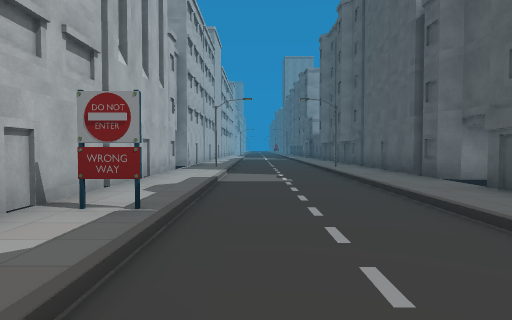
view 1 (above)

16 first-person views from a walk through a scene from a Unity 3-D project. The camera is 1.4 m above the floor, tilts 2° down and sees 75° across. The floor is counted in squares, 2 m on a side. Each view is taken from the middle of a square. On the plan, view 1 faces up. The plan holds only what a view shows up to about 10 squares ahead; the rest is blank. The place goes on beyond the plan. The player character is not drawn. Some surface patterns are stand-ins.

view 2
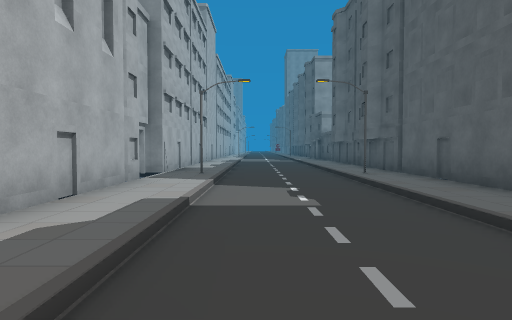

view 3
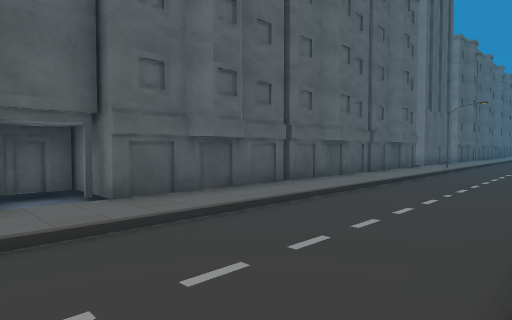

view 4
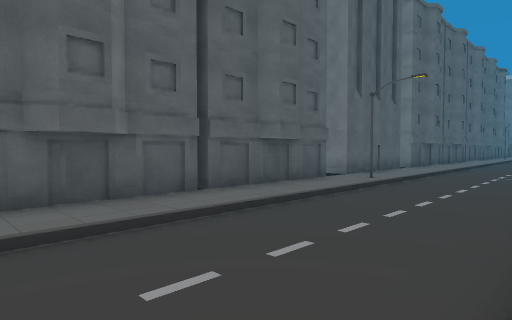

view 5
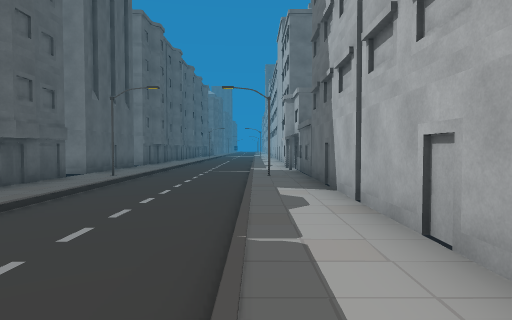

view 6
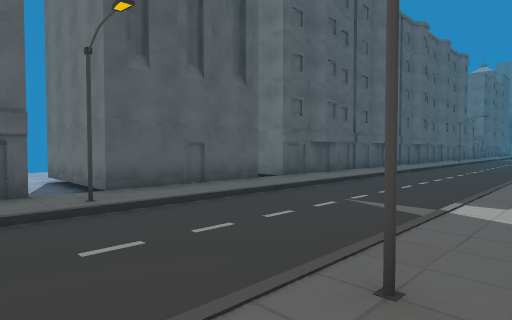

view 7
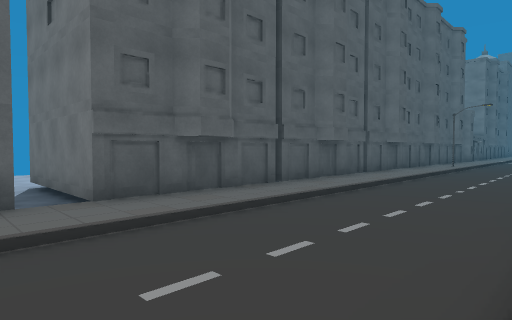

view 8
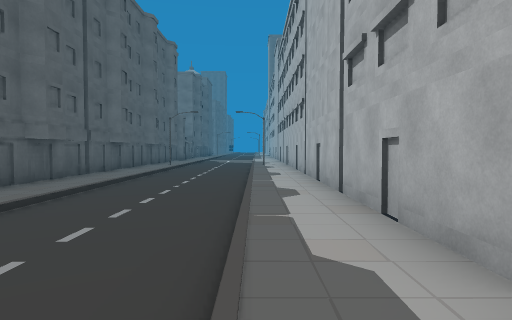

view 9
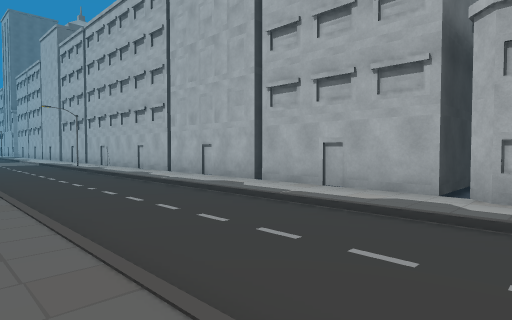

view 10
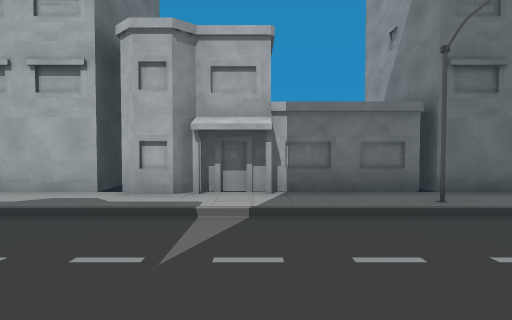

view 11
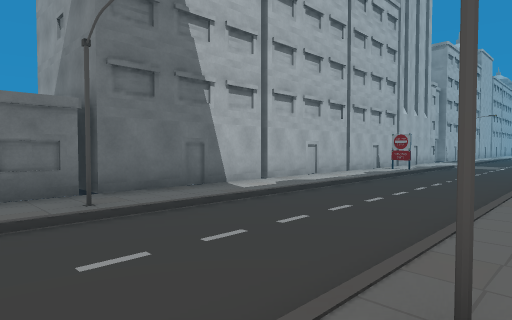

view 12
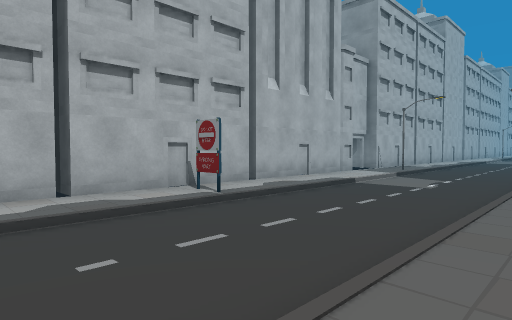

view 13
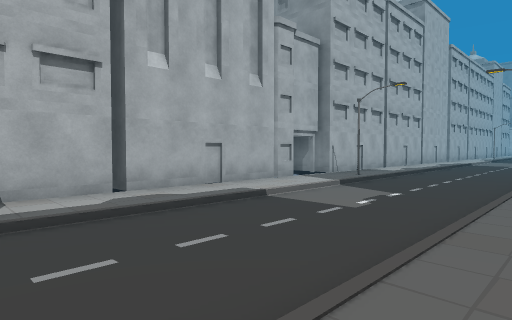

view 14
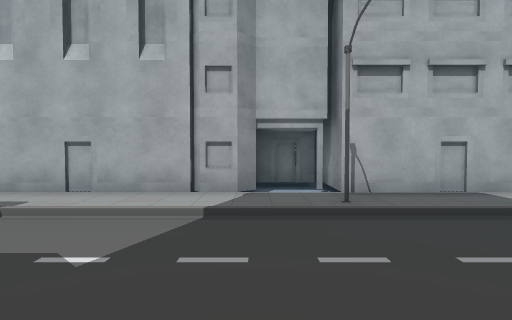

view 15
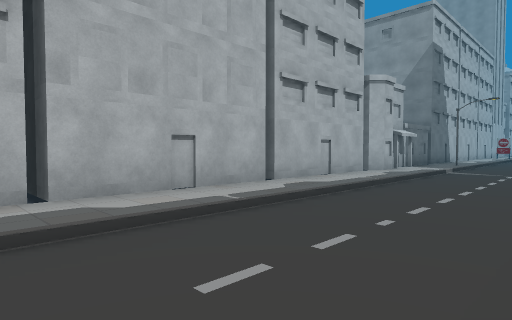

view 16
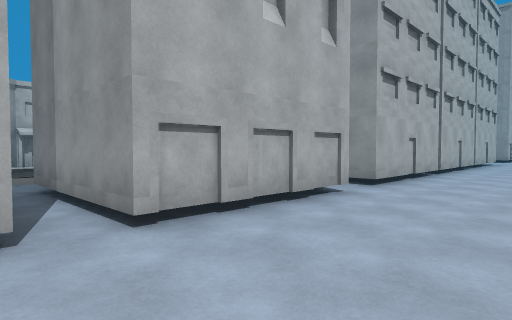

### Floor plan
Key: @ floor where view 1 was taken; # wall or solid block; . main floor; : floor 0.25 m higher than the main floor; / step, stairs or slope; B building.
Columns run from 6 left of view 1 to 10 right of it. Each row starts with its distance up from view 1.
 13    #B/../:#
 12    #:/../:B
 11  ###:#..//#
 10   ##:/../:#
  9    #:/../:#
  8    #:/../:##
  7    #:/../:B#
  6    #:/../:.#
  5    #:/../:##
  4    #:/../:#
  3    #:#../:#
  2 B  #:/../:B
  1 B   :/../:B
  0     :/@./:#
 -1     :/../:#  #.
 -2    #:/../:#  #..
 -3    #:/../:B  #..
 -4    #B/../:#  #..
 -5    #:/../:#  #..
 -6    #:/../:#  #..
 -7    B:#../#......
 -8    B:/../:####...
 -9    #B/../:####...
-10    ##/../:####...
-11    #:/../:.......
-12   ##:/../:B###...
-13    #:/../:##
-14    #:/../:#
-15    #:/../:#
-16    #:/../:B
-17    #:/../:#
-18    #:/../:#
-19   ##:/../:#
-20     :/../:B

Where each view was taken, in squares from view 1:
view 1: 0 up, 0 right, facing up
view 2: 3 up, 0 right, facing up
view 3: 7 up, 1 left, facing down-right
view 4: 1 up, 1 left, facing down-right
view 5: 2 up, 1 left, facing down
view 6: 5 down, 2 left, facing down-right
view 7: 10 down, 1 left, facing down-right
view 8: 10 down, 1 left, facing down
view 9: 10 down, 3 right, facing down-left
view 10: 9 down, 3 right, facing left
view 11: 8 down, 3 right, facing up-left
view 12: 0 up, 3 right, facing up-left
view 13: 3 up, 3 right, facing up-left
view 14: 10 up, 3 right, facing left
view 15: 20 down, 2 right, facing up-left
view 16: 12 down, 10 right, facing up-left
